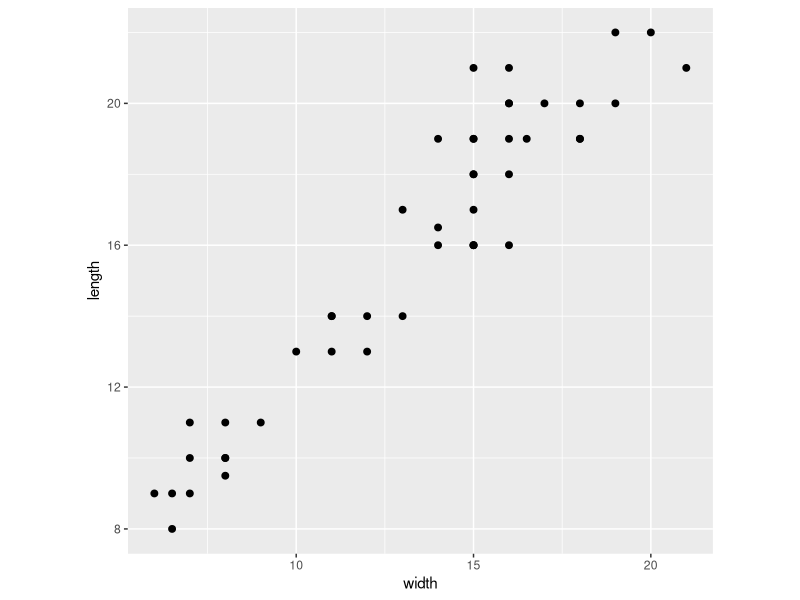
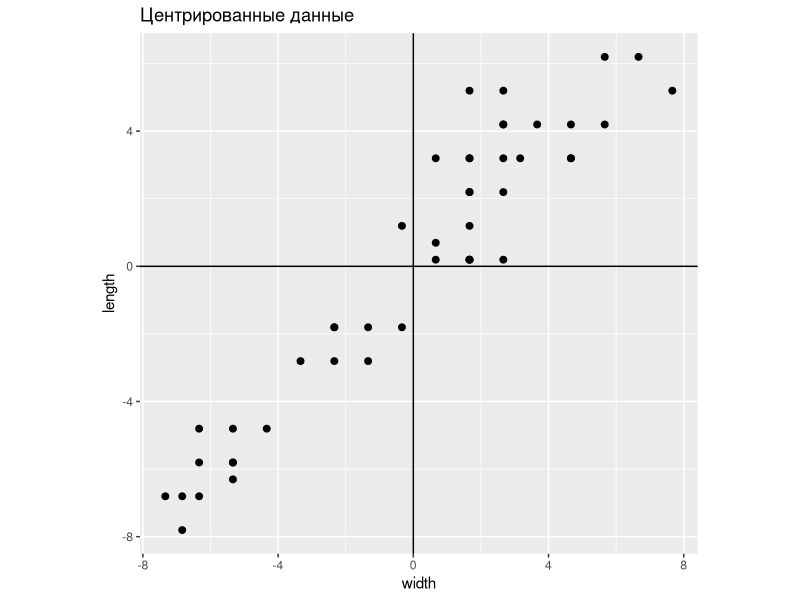
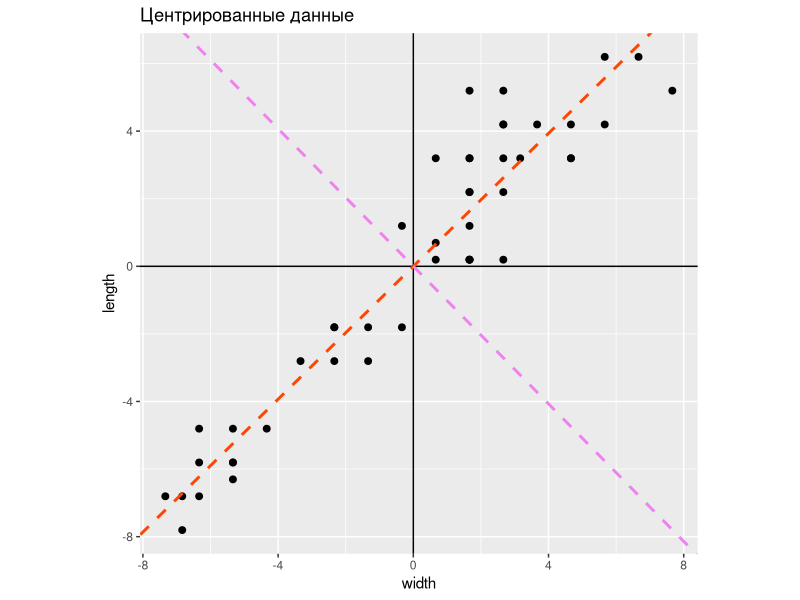
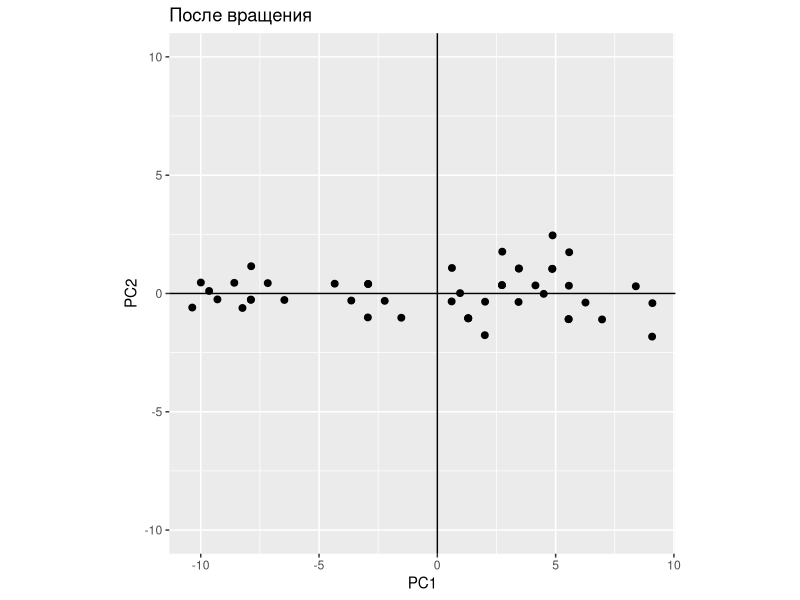
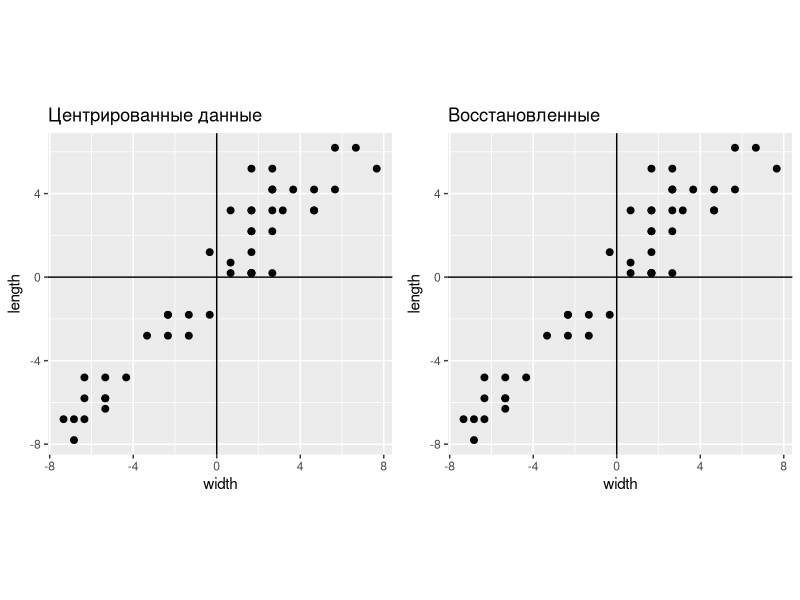
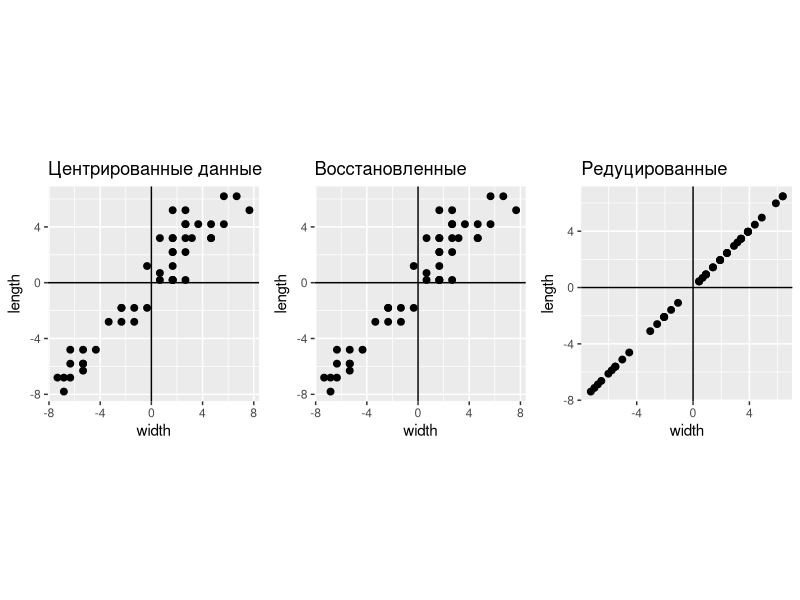
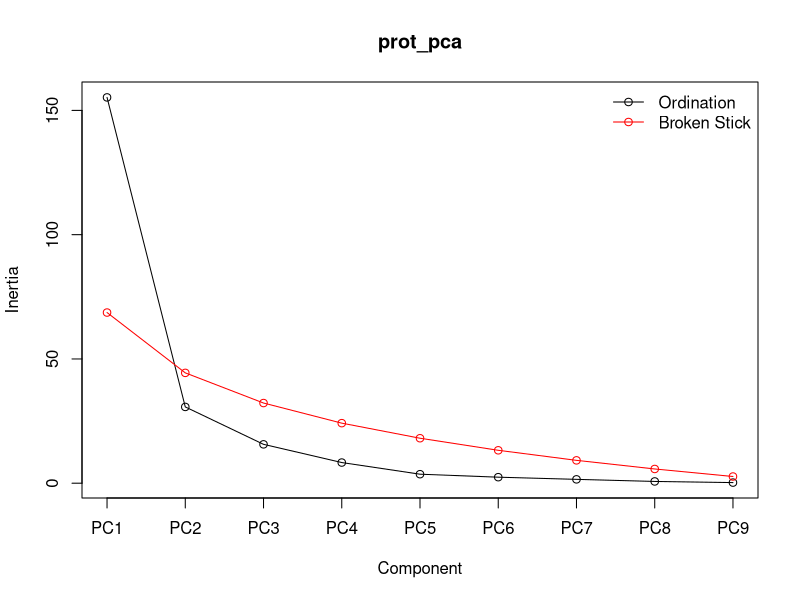
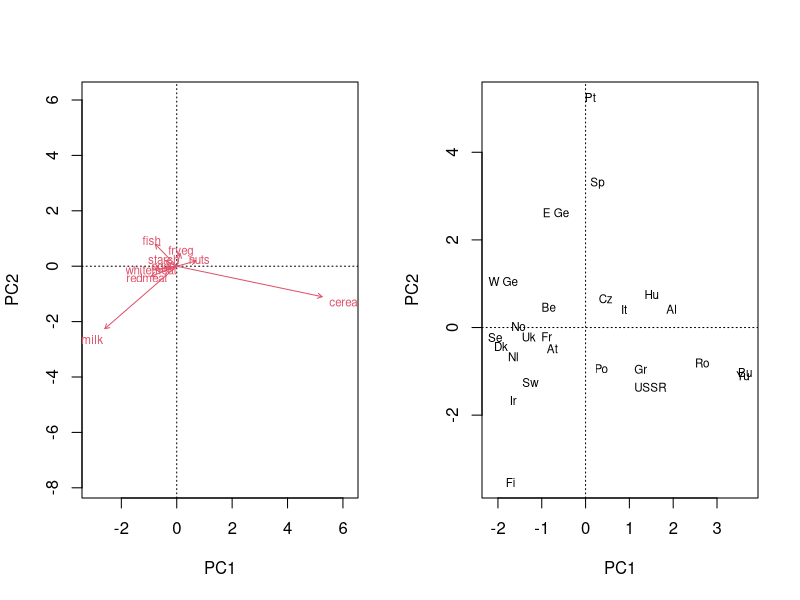

Source code (R) for these figures, in order:
#' ---
#' title: "Анализ главных компонент"
#' subtitle: "Анализ и визуализация многомерных данных с использованием R"
#' author: Марина Варфоломеева, Вадим Хайтов

#' Данные о размерах медуз _Catostylus mosaicus_ (Lunn & McNeil 1991). Медузы собраны в реке Хоксбери (Новый Южный Уэльс, Австралия): часть --- на острове Дангар, другая --- в заливе Саламандер.

#' ## Сделаем PCA вручную

jelly <- read.delim("data/jellyfish.csv")

X_raw <- jelly[, 2:3]

library(ggplot2)
gg <- ggplot(as.data.frame(X_raw), aes(x = width, y = length)) +
  geom_point(size = 2) +
  coord_equal()
gg

#' ## Центрируем исходные данные
X <- scale(X_raw, center = TRUE, scale = FALSE)

# График центрированных данных
gg_centered <- gg %+% as.data.frame(X) +
  geom_hline(yintercept = 0) +
  geom_vline(xintercept = 0) +
  coord_equal() +
  ggtitle("Центрированные данные")
gg_centered

#' ## PCA
A <- cov(X)    # Матрица ковариаций
E <- eigen(A)  # Спектральное разложение
E$vectors      # Собственные векторы
E$values       # Собственные числа

# Доля объясненной изменчивости
E$values/sum(E$values)
# Координаты точек в новом пространстве
Y <- X %*% E$vectors

#' ## Главные компоненты в исходном пространстве
# Коэф. угла наклона новых осей в старом пространстве
slope_1 <- E$vectors[1, 1] / E$vectors[2, 1]
slope_2 <- E$vectors[1, 2] / E$vectors[2, 2]

gg_centered +
  geom_abline(slope = slope_1, intercept = 0,
              linetype = "dashed",
              colour = "orangered", size = 1) +
  geom_abline(slope = slope_2, intercept = 0,
              linetype = "dashed",
              colour = "violet", size = 1)


#' ## Ординация точек в пространстве главных компонент
gg_rotated <- gg %+% as.data.frame(Y) +
  aes(x = V1, y = V2) +
  geom_hline(yintercept = 0) +
  geom_vline(xintercept = 0) +
  coord_equal(ylim = c(-10, 10)) +
  labs(title = "После вращения", x = "PC1", y = "PC2")
gg_rotated


#' # Восстановление исходных данных и их редукция

#' ## Восстанавливаем __полные__ исходные данные
X_back_full <- X %*% E$vectors %*% t(E$vectors)

gg_back_full <- gg_centered %+%
  as.data.frame(X_back_full) +
  aes(x = V1, y = V2) +
  labs(x = "width", y = "length")

library(cowplot)
plot_grid(gg_centered,
          gg_back_full + ggtitle("Восстановленные"),
          align = "h")

#' ## Восстанавливаем __неполные__ исходные данные
X_back_pc1 <- X %*% E$vectors[, 1] %*% t(E$vectors[, 1])

gg_back_pc1 <- gg_centered %+% as.data.frame(X_back_pc1) +
  aes(x = V1, y = V2) +
  labs(x = "width", y = "length")

plot_grid(gg_centered,
          gg_back_full + ggtitle("Восстановленные"),
          gg_back_pc1 + ggtitle("Редуцированные"),
          nrow = 1, align = "h")


#' # Действительно многомерные данные
#' ## Пример: Потребление белков в странах Европы с разными видами продуктов питания
# Данные из Weber, 1973

protein <- read.table(file="data/protein.csv", sep="\t", dec=".", header=TRUE)
protein$region <- factor(protein$region)
rownames(protein) <- protein$country
head(protein)

#' ## Задание
#'
#' - Постройте ординацию стран при помощи nMDS с использованием евклидова расстояния
#' - Постройте график ординации
#' - Нанесите при помощи envfit векторы изменения исходных переменных
#'
#' ## Решение



#' # PCA: сколько компонент нужно оставить?

library(vegan)
prot_pca <- rda(protein[, -c(1, 2)], scale = FALSE)
summary(prot_pca)



#' ## Сколько компонент нужно оставить, если мы хотим редуцировать данные?

#' ## График собственных чисел

eigenvals(prot_pca) # собственные числа
bstick(prot_pca) # ожидаемое по Brocken Stick Model

screeplot(prot_pca, type = "lines", bstick = TRUE) # график собственных чисел


#' # Интерпретация компонент

scores(prot_pca, display = "species",
       choices = c(1, 2, 3), scaling = 0)



#' # Графики факторных нагрузок и ординации

op <- par(mfrow = c(1, 2))
# График факторных нагрузок
biplot(prot_pca, display = "species", scaling = 2)
# График факторных координат
biplot(prot_pca, display = "sites")
par(op)


#' ## Те же самые графики можно построить в ggplot

# График факторных нагрузок в ggplot
df_load <- as.data.frame(scores(prot_pca, display = "species",
                                choices = c(1, 2, 3), scaling = 2))
# поправки для размещения подписей
df_load$hjust[df_load$PC1 >= 0] <- -0.1
df_load$hjust[df_load$PC1 < 0] <- 1
df_load$vjust[df_load$PC2 >= 0] <- -0.1
df_load$vjust[df_load$PC2 < 0] <- 1
library(grid) # для стрелочек
ar <- arrow(length = unit(0.25, "cm"))

p_load <- ggplot(df_load) +
  geom_text(aes(x = PC1, y = PC2, label = rownames(df_load)),
            size = 3, vjust = df_load$vjust, hjust = df_load$hjust) +
  geom_segment(aes(x = 0, y = 0, xend = PC1, yend = PC2),
               colour = "grey40", arrow = ar) +
  coord_equal(xlim = c(-1.9, 1.9), ylim = c(-1.9, 1.9))


## График ординации в ggplot
df_scores <- data.frame(protein[, 1:2],
  scores(prot_pca, display = "sites", choices = c(1, 2, 3), scaling = 1))

p_scores <- ggplot(df_scores, aes(x = PC1, y = PC2, colour = region)) +
  geom_text(aes(label = country)) +
  coord_equal(xlim = c(-1.2, 1.2), ylim = c(-1.2, 1.2))


plot_grid(p_load, p_scores, align = "h",
          rel_widths = c(0.36, 0.64))
#


#' # Создание комплексных переменных при помощи PCA


df <- data.frame(region = protein$region,
  scores(prot_pca, display = "sites", choices = c(1, 2, 3), scaling = 1))
mod <- lm(PC1 ~ region, data = df)
anova(mod)


#' ## Проверка условий применимости дисперсионного анализа

mod_diag <- fortify(mod)
res_p <- ggplot(data = mod_diag, aes(x = .fitted, y = .stdresid)) + geom_point(aes(size = .cooksd)) + geom_hline(yintercept = 0) + geom_smooth(method="loess", se=FALSE)
mean_val <- mean(mod_diag$.stdresid)
sd_val <- sd(mod_diag$.stdresid)
norm_p <- ggplot(mod_diag, aes(sample = .stdresid)) + geom_point(stat = "qq") + geom_abline(intercept = mean_val, slope = sd_val)
plot_grid(res_p, norm_p, ncol = 2, rel_widths = c(0.55, 0.45))



#' ## График значений первой компоненты по регионам

df$region <- reorder(df$region, df$PC1, FUN=mean)
ggplot(df, aes(x = region, y = PC1, colour = region)) +
  stat_summary(geom = "pointrange", fun.data = "mean_cl_boot", size = 1) +
  theme(axis.text.x = element_text(angle = 30, vjust = 1, hjust = 1))


#' ## Пост-хок тест

TukeyHSD(aov(mod))
